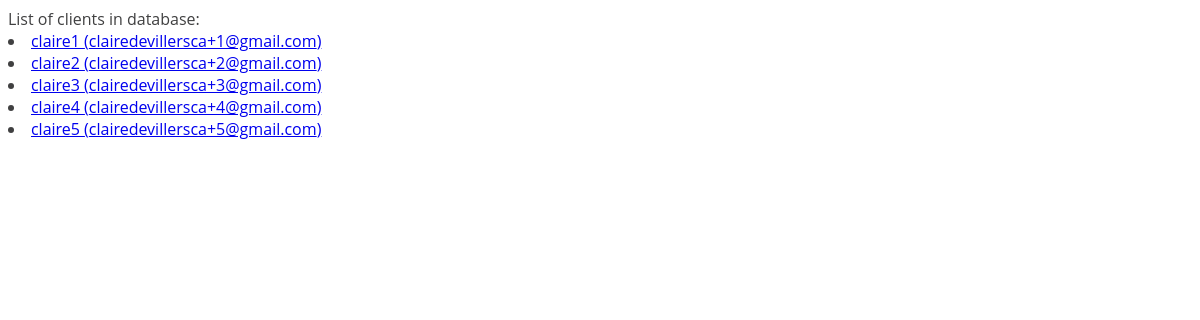
The page / on the database its author committed.
### server.py (models this page shows)
class Client(db.Model):
    id = db.Column(db.Integer, primary_key=True)
    username = db.Column(db.String, unique=True, nullable=False)
    email = db.Column(db.String)

### server.py (the view)
@app.route("/")
def index():
    clients = db.session.execute(db.select(Client).order_by(Client.username)).scalars()
    return render_template('index.html', clients=clients)

### templates/index.html (shortened to what this page needs)
<!DOCTYPE html>
<html lang="en">
<head>
  <link rel="stylesheet" type="text/css" href="{{ url_for('static', filename='main/style.css') }}">
</head>
<body>
  {% if clients %}
  <div>List of clients in database:
    {% for client in clients %}
    <li><a href="/utilisation/{{ client.id }}">{{ client.username }} ({{ client.email }})</a></li>
    {% endfor %}
  </div>
  {% else %}
  <div>There are no clients in the database.</div>
  {% endif %}
</body>
</html>

### static/convergence/convergence/style.css (style rules this page uses)
body { font-family: 'Open Sans', sans-serif; overflow-x: hidden; transition: .2s; color: #404041; }

### rows shown on the page
Client: username "claire1", email "clairedevillersca+1@gmail.com"
Client: username "claire2", email "clairedevillersca+2@gmail.com"
Client: username "claire3", email "clairedevillersca+3@gmail.com"
Client: username "claire4", email "clairedevillersca+4@gmail.com"
Client: username "claire5", email "clairedevillersca+5@gmail.com"
